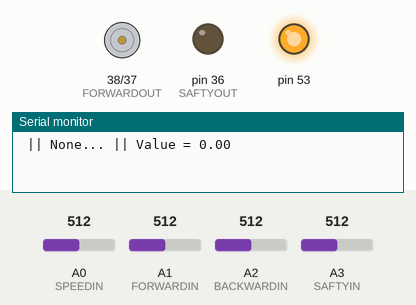
The sketch below on a simulated Arduino Mega 2560, built with avr-gcc and run on an emulated ATmega2560. On the bench: motor-driver pin pairs drawn as motors (green arrow = first pin HIGH = forward, orange = second pin HIGH = backward, longer = more drive), output pins drawn as LEDs (lit = HIGH), the last lines printed to the serial monitor. The test bench sets the inputs (shaded band); at power-on: A1 (FORWARDIN) = 512, A2 (BACKWARDIN) = 512, A0 (SPEEDIN) = 512, A3 (SAFTYIN) = 512. The ROS host is connected and sends only what is stated.

Above: at 1.8 s.
1.9 s: A1 (FORWARDIN) set to 1010
At 4.1 s:
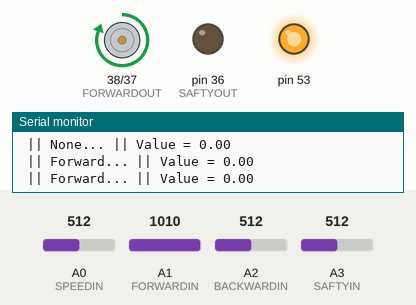
4.5 s: A2 (BACKWARDIN) set to 1010
At 6.6 s:
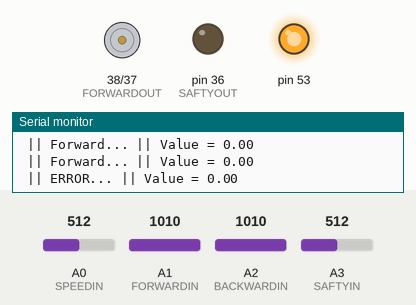
8.5 s: A1 (FORWARDIN) set to 992
At 11.2 s:
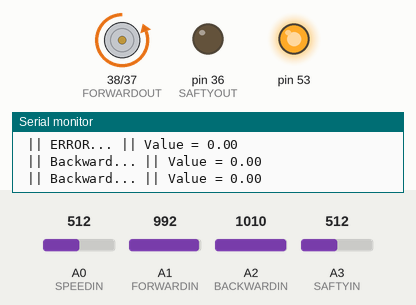
11.5 s: A2 (BACKWARDIN) set to 992
At 13.7 s:
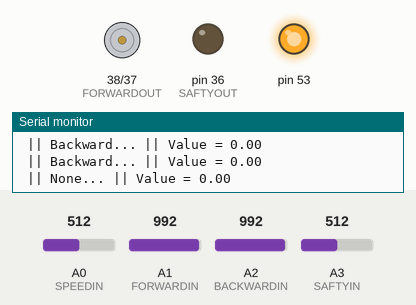
Timing chart, 0 to 15.2 s (numbered marks = the images above; inputs shaded):
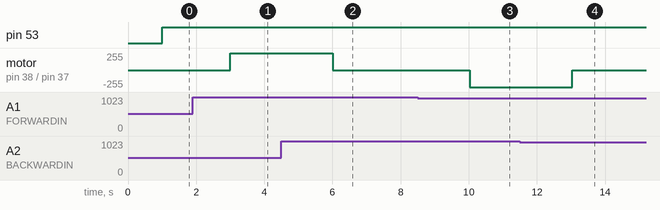

Measured:
- after the input at 1.9 s, motor on pin 38 (FORWARDOUT) / pin 37 (BACKWARDOUT): stopped → forward 255/255 after 1.1 s
- after the input at 4.5 s, motor on pin 38 (FORWARDOUT) / pin 37 (BACKWARDOUT): forward 255/255 → stopped after 1.5 s
- after the input at 8.5 s, motor on pin 38 (FORWARDOUT) / pin 37 (BACKWARDOUT): stopped → backward 255/255 after 1.5 s
- after the input at 11.5 s, motor on pin 38 (FORWARDOUT) / pin 37 (BACKWARDOUT): backward 255/255 → stopped after 1.5 s

The sketch:

SpeedTest_OG.ino
```cpp
#include <ros.h>
#include <std_msgs/Int64.h>
#include <std_msgs/String.h>
#include <std_msgs/Float64.h>
#include <std_msgs/Float64MultiArray.h>

//------5----LIBRARY--------------------------------//
#include <SPI.h>
#include <digitalWriteFast.h>
//------------------PIN--ARDUINO-------------------//
#define FORWARDIN    A1
#define BACKWARDIN   A2
#define SAFTYIN      A3
#define SPEEDIN      A0

#define FORWARDOUT   38
#define BACKWARDOUT  37
#define SAFTYOUT     36

#define CONTROLSPEED  53

//-------------PARAMETER--TIME---------------------//
long previousMillis = 0;
long currentMillis = 0;

int interval = 200;

//------------------PARAMETER--FUNCTION------------------//
int value;
byte address = 0x11;
//----------------PARAMETER-PID--------------------------//

long currenttime = 0;

float Kp = 0.0;

float Ki = 0.0;

float Kd = 0.0;

float derivative = 0;
float prevadjust;
float sigmaerror=0, dT,preverror=0;
float prev=0;
float preave=0;
float adjust1;
//-------------------------------------------------------//

//------------ROS--TOPIC--------------------------//
ros::NodeHandle  nh;

std_msgs::Float64 FORWARD,BACKWARD,PADEL,SPEED_adjust,SPEED_error;

ros::Publisher direc1("direction_F",&FORWARD);
ros::Publisher direc2("direction_B",&BACKWARD);
ros::Publisher direc3("direction_P",&PADEL);

ros::Publisher Speedadjust("Speedadjust",&SPEED_adjust);
ros::Publisher Speederror("Speederror",&SPEED_error);


//-----------ROS---SUBSCRIBER-----------------------//
void messageCb( const std_msgs::Float64MultiArray& msg)
{
  float Time_oprate = msg.data[0];
  float velocity_GNSS = msg.data[1]; // sub data
  float Speed_direction = msg.data[2];
    if (Speed_direction == 1.0)
    {
      Kp = 3.9;
      Ki = 1.6;
      Kd = 3.8;
      SpeedControl(velocity_GNSS,Speed_direction ,Time_oprate,Kp,Ki,Kd);
    }
    if (Speed_direction == 3.0)
    {
      Kp = 5.9;
      Ki = 1.6;
      Kd = 3.8;
      SpeedControl(velocity_GNSS,Speed_direction ,Time_oprate,Kp,Ki,Kd);
    }

}

 ros::Subscriber<std_msgs::Float64MultiArray> subspeed("Velocity", &messageCb);

void setup()
{

//----CREATE--ROS--TOPIC---------------//
  nh.initNode();
  nh.advertise(direc1);       //ROS  PUBLISH
  nh.advertise(direc2);       //ROS  PUBLISH
  nh.advertise(direc3);       //ROS  PUBLISH

  nh.advertise(Speedadjust);    //ROS  PUBLISH
  nh.advertise(Speederror);    //ROS  PUBLISH

  nh.subscribe(subspeed);          //ROS  SUBSCRIBER

//------------PINMODE------------------//
pinMode (FORWARDIN, INPUT);
pinMode (BACKWARDIN, INPUT);
pinMode (SAFTYIN, INPUT);

pinMode (FORWARDOUT, OUTPUT);
pinMode (BACKWARDOUT, OUTPUT);
pinMode (SAFTYOUT, OUTPUT);

pinMode (53,OUTPUT);


SPI.begin();
Serial.begin(57600);


}
void loop()
{

//-----------publish--direction--forward --backward--padel------------ //

        float state1 = analogRead(FORWARDIN);
        float state2 = analogRead(BACKWARDIN);
        float state3 = analogRead(SAFTYIN);
        float state4 = analogRead(SPEEDIN);
          FORWARD.data = state1;
            direc1.publish(&FORWARD);
          BACKWARD.data = state2;
            direc2.publish(&BACKWARD);
          PADEL.data = state3;
            direc3.publish(&PADEL);
          nh.spinOnce();
          delay(1000);
//-------------------------------------------------------------------//

      float adjust = adjust1;


      runSpeed( state1, state2, state3, adjust ); //call runspeed function close loop

}
void runSpeed (float state1,float state2,float state3,float value)
{

  if ((state1 > 1000) & (state2 < 1000))                  //Forward
    {
      Serial.print(" || Forward...");
      digitalWrite(FORWARDOUT,HIGH);
      digitalWrite(BACKWARDOUT,LOW);
      digitalPotWrite(value);

    }

  if ((state1 < 1000) & (state2 > 1000))                  //Backwad
    {
      Serial.print(" || Backward...");
      digitalWrite(FORWARDOUT,LOW);
      digitalWrite(BACKWARDOUT,HIGH);
      digitalPotWrite(value);

    }

  if ((state1 < 1000) & (state2 < 1000))                  //None
    {
      value = 0;
      Serial.print(" || None...");
      digitalWrite(FORWARDOUT,LOW);
      digitalWrite(BACKWARDOUT,LOW);
      digitalPotWrite(value);

    }

  if ((state1 > 1000) & (state2 > 1000))                  //ERROR
    {
      value = 0;
      Serial.print(" || ERROR...");
      digitalWrite(FORWARDOUT,LOW);
      digitalWrite(BACKWARDOUT,LOW);
      digitalPotWrite(value);

    }
}


float SpeedControl(float velocity_GNSS,float set,float Time_oprate,float Kp,float Ki,float Kd)
{
    float time_now = Time_oprate;
    dT = time_now - prev;
    prev = time_now;
    float error = set-velocity_GNSS ;
    if (set == 1.0)
    {
      sigmaerror = sigmaerror + (error*dT);
      float adjust1km = (error*Kp)+(Ki*sigmaerror)+(Kd*((error-preverror)/dT)) ;
      adjust1 = adjust1km;

      if (adjust1 > 210)
      {
        adjust1 = 210;
      }
    }

    if (set == 3.0)
    {
      sigmaerror = sigmaerror + (error*dT);
      float adjust3km = (error*Kp)+(Ki*sigmaerror)+(Kd*((error-preverror)/dT)) ;
      adjust1 = adjust3km;

      if (adjust1 > 230)
      {
        adjust1 = 230;
      }
    }


   SPEED_error.data =  error;  // and pud
   Speederror.publish(&SPEED_error);

   SPEED_adjust.data =  adjust1; // and pud
   Speedadjust.publish(&SPEED_adjust);

     preverror = error;
     prevadjust = adjust1;
     return adjust1;

}
int digitalPotWrite(float value)
{
  Serial.print(" || Value = ");
  Serial.println(value);
  digitalWrite(53, LOW);
  SPI.transfer(address);
  SPI.transfer(value);
  digitalWrite(53, HIGH);
}
```
